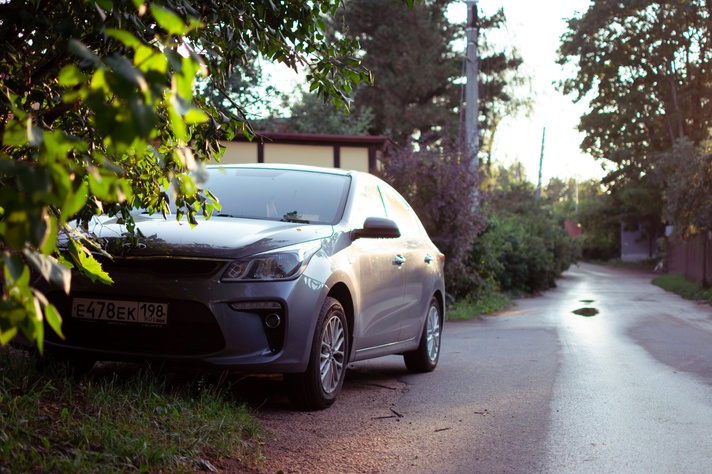
#> input picture car.jpg, 712 x 474 px, shrunk from 6000 x 4000 before the run
$ python transformer.py
#> lines starting #> are read from the running program, lines starting #| are printed output that depends on the picture

from PIL import Image, ImageEnhance
import random
import os


def process_image_randomly(input_path, output_path, min_scale=0.8, max_scale=1.2, max_angle=45):
    """
    Randomly rotates and scales an image, optionally enhances lighting, and saves it.

    :param input_path: Path to the input image.
    :param output_path: Path where the processed image will be saved.
    :param min_scale: Minimum scaling factor.
    :param max_scale: Maximum scaling factor.
    :param max_angle: Maximum random rotation angle in degrees.
    """
#> called with input_path = 'car.jpg', output_path = 'car2.jpg', min_scale = 0.8, max_scale = 1.2, max_angle = 45
    # 1. Open the image
    with Image.open(input_path) as img:
        # 2. Apply Random Scaling
#> img is the input picture: PIL image 712x474 RGB; mean R, G, B 102.4, 100.5, 91.2
        scale_factor = random.uniform(min_scale, max_scale)
        new_width = int(img.width * scale_factor)
#> new_width = 810
        new_height = int(img.height * scale_factor)
#> new_height = 539

        # Resize using LANCZOS for high-quality downscaling/upscaling
        img_resized = img.resize((new_width, new_height), Image.LANCZOS)

        # 3. Apply Random Rotation
        angle = random.uniform(-max_angle, max_angle)
        # expand=True ensures the entire image fits in the new canvas without cropping
        img_rotated = img_resized.rotate(angle, expand=True, resample=Image.BICUBIC)
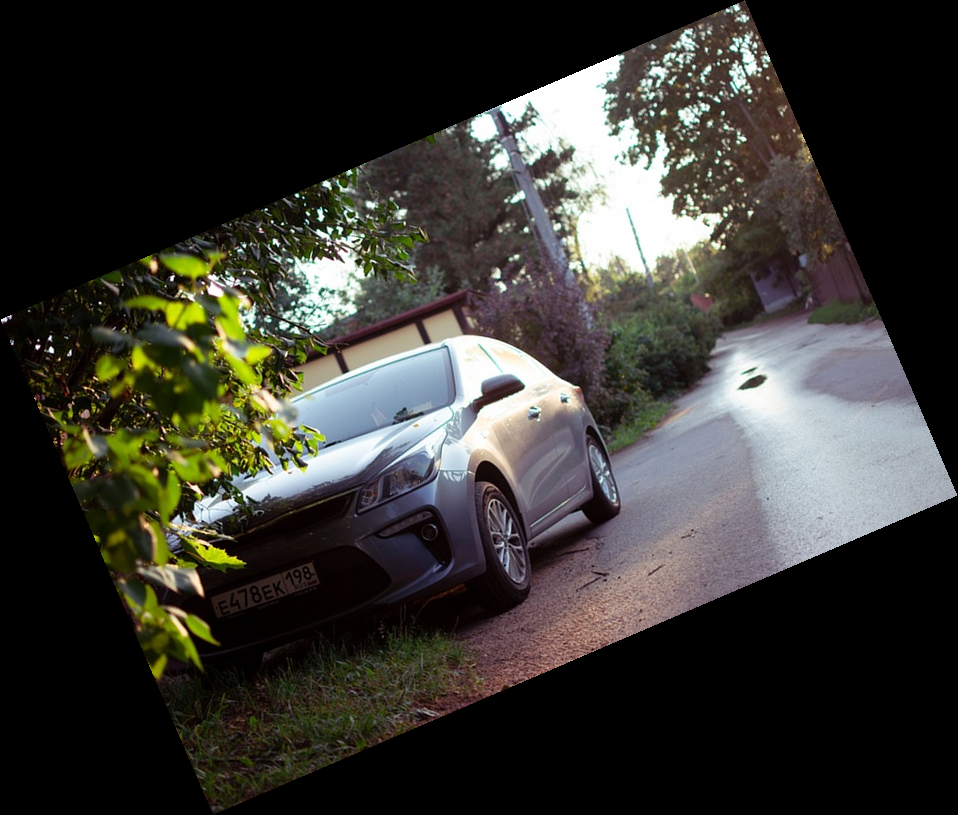
#> img_rotated: PIL image 958x815 RGB; mean R, G, B 57, 55.9, 50.7

        # 4. Optional: Adjust Lighting (Brightness)
        # Enhance brightness by a random factor between 0.8 and 1.2
        enhancer = ImageEnhance.Brightness(img_rotated)
        brightness_factor = random.uniform(0.8, 1.2)
        img_final = enhancer.enhance(brightness_factor)

        # 5. Save the image
        # Ensure the output directory exists
        output_dir = os.path.dirname(output_path)
        if output_dir and not os.path.exists(output_path):
            os.makedirs(output_dir)

        img_final.save(output_path)
        return output_path

# Example Usage:
# input_img = "path/to/your/image.jpg"
# output_img = "path/to/output/rotated_scaled.jpg"
# process_image_randomly(input_img, output_img)


process_image_randomly(input_path="car.jpg",output_path="car2.jpg")
